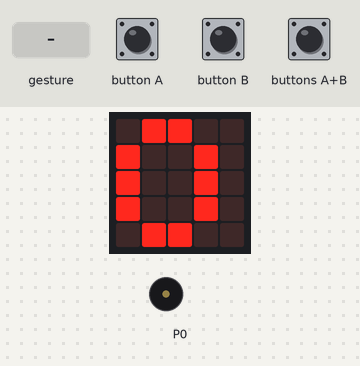
This program was run on a simulated BBC micro:bit (MakeCode). On the bench: the board's 5×5 LED display, buzzer (waves = sounding). Inputs (shaded band) come from the test bench. A tilt is held for 1.5 s and a shake lasts 1 s, then the board lies face up again; the 48×5 strip is a reading aid, not a part: it shows the text the display is scrolling, unrolled, one strip-width of it at a time.

Above: at 1.9 s.
2.0 s: button A pressed for 0.15 s
At 4.6 s:
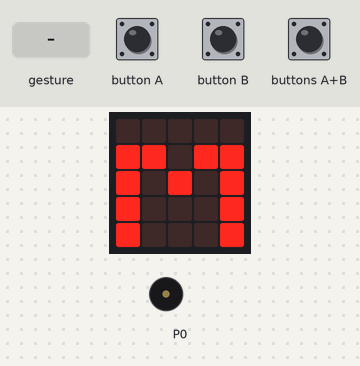
4.9 s: gesture 'free fall'
At 5.4 s:
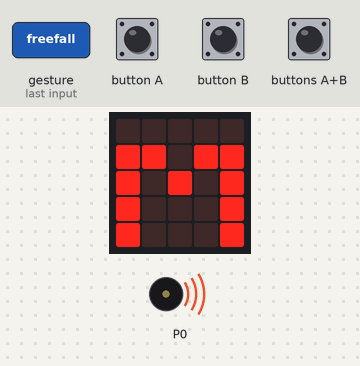
7.9 s: gesture 'shake'
At 8.9 s:
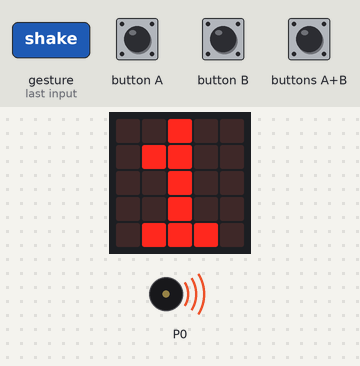
10.0 s: button A pressed for 0.15 s
At 10.5 s:
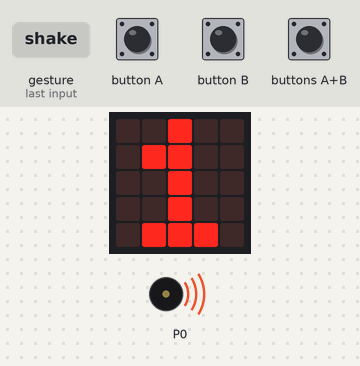
10.7 s: button A pressed for 0.15 s
11.4 s: buttons A+B pressed for 0.15 s
At 16.1 s:
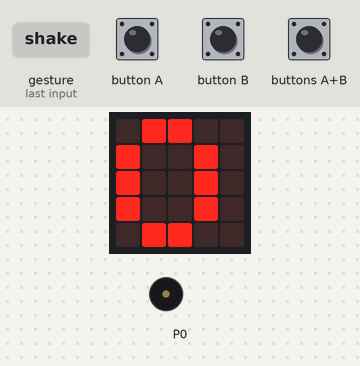
Timing chart, 0 to 16.5 s (numbered marks = the images above; inputs shaded):
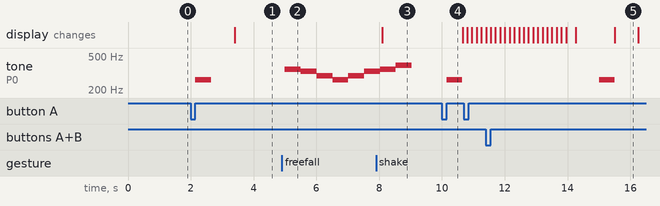

The program:

main.ts
```typescript
input.onButtonPressed(Button.A, function () {
    music.playTone(262, music.beat(BeatFraction.Whole))
    basic.showNumber(steps * 0.7)
    basic.showString("m")
})
input.onGesture(Gesture.FreeFall, function () {
    music.playMelody("F E D C D E F G ", 120)
})
input.onGesture(Gesture.Shake, function () {
    steps += 1
    basic.showNumber(steps)
})
input.onButtonPressed(Button.AB, function () {
    steps = 0
})
input.onButtonPressed(Button.B, function () {

})
let steps = 0
steps = 0
basic.showNumber(steps)
if (steps == 10) {
    music.playTone(392, music.beat(BeatFraction.Whole))
    basic.showNumber(0.7 * steps)
}
```

test.ts
```typescript
// 테스트는 여기로 이동합니다; 이 패키지가 확장으로 사용될 때 컴파일되지 않을 것 입니다.
```

Measured:
- after the input at 2.0 s, tone on P0: silent → 262 Hz after 0.15 s, → silent 0.50 s later; the display: changes after 1.4 s (image 1)
- after the input at 4.9 s, tone on P0: plays 349 Hz for 0.51 s, 330 Hz for 0.51 s, 294 Hz for 0.51 s, 262 Hz for 0.51 s, 294 Hz for 0.51 s, 330 Hz for 0.37 s, starting after 0.10 s
- after the input at 7.9 s, the display: changes after 0.20 s (image 3)
- after the input at 10.0 s, tone on P0: silent → 262 Hz after 0.15 s, → silent 0.50 s later
- after the input at 11.4 s, the display: first differs from a run without the input after 4.1 s (image 5)
- what the display in image 5 shows lasts 0.8 s, from 15.5 s to 16.3 s
